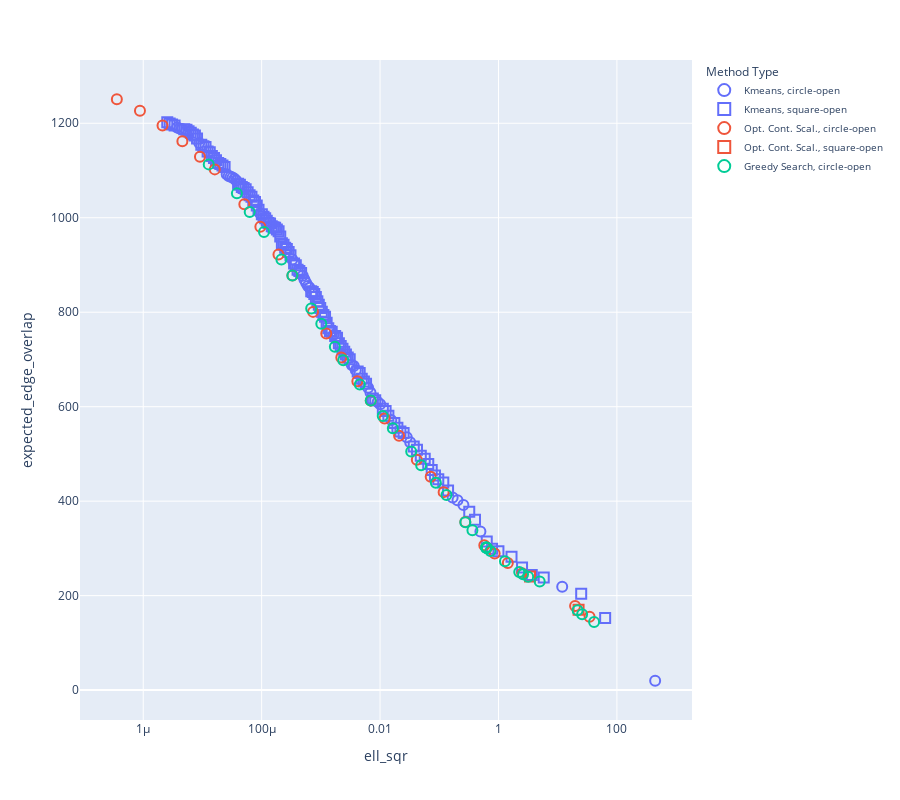

Notebook code for this chart:
### Code cell
import pandas as pd
import plotly.express as px

def get_method_type_name(method_type):
    if 'Kmeans' in method_type:
        return 'Kmeans'
    elif 'Greedy Search' in method_type:
        return 'Greedy Search'
    elif 'Opt. Cont. Scal.' in method_type:
        return 'Opt. Cont. Scal.'
    else:
        return 'Other'

df['method_type_name'] = df['method_type'].apply(get_method_type_name)

# Determining shape based on is_pareto_front
df['shape'] = df['is_pareto_front'].apply(lambda x: 'circle-open' if x else 'square-open')

# Plotting with Plotly
fig = px.scatter(
    df,
    x='ell_sqr',
    y='expected_edge_overlap',
    hover_data=['method_type'],
    symbol='shape',
    color='method_type_name',
    symbol_sequence=['circle-open', 'square-open']
)

fig.update_xaxes(type='log')
fig.update_traces(marker=dict(size=10, line=dict(width=2)))

# Updating layout for legend
fig.update_layout(
    height=800,
    legend_title_text='Method Type',
    legend=dict(
        title='Method Type',
        itemsizing='constant',
        traceorder='normal',
        font=dict(size=10)
    )
)

fig.show()

### Figure 1 — Plotly figure (JSON) as saved in the notebook; plotly's stock layout.template omitted (floating-point values rounded to 4 significant figures)
{"data": [{"customdata": [["Kmeans1d (k=1) on Katz centrality"], ["Kmeans1d (k=7) on Katz centrality"], ["Kmeans1d (k=23) on Katz centrality"], ["Kmeans1d (k=29) on Katz centrality"], ["Kmeans1d (k=31) on Katz centrality"], ["Kmeans1d (k=33) on Katz centrality"], ["Kmeans1d (k=55) on Katz centrality"], ["Kmeans1d (k=57) on Katz centrality"], ["Kmeans1d (k=67) on Katz centrality"], ["Kmeans1d (k=75) on Katz centrality"], ["Kmeans1d (k=77) on Katz centrality"], ["Kmeans1d (k=83) on Katz centrality"], ["Kmeans1d (k=85) on Katz centrality"], ["Kmeans1d (k=97) on Katz centrality"], ["Kmeans1d (k=99) on Katz centrality"], ["Kmeans1d (k=101) on Katz centrality"], ["Kmeans1d (k=121) on Katz centrality"], ["Kmeans1d (k=151) on Katz centrality"], ["Kmeans1d (k=153) on Katz centrality"], ["Kmeans1d (k=155) on Katz centrality"], ["Kmeans1d (k=157) on Katz centrality"], ["Kmeans1d (k=159) on Katz centrality"], ["Kmeans1d (k=171) on Katz centrality"], ["Kmeans1d (k=209) on Katz centrality"], ["Kmeans1d (k=235) on Katz centrality"], ["Kmeans1d (k=237) on Katz centrality"], ["Kmeans1d (k=239) on Katz centrality"], ["Kmeans1d (k=241) on Katz centrality"], ["Kmeans1d (k=243) on Katz centrality"], ["Kmeans1d (k=245) on Katz centrality"], ["Kmeans1d (k=271) on Katz centrality"], ["Kmeans1d (k=287) on Katz centrality"], ["Kmeans1d (k=289) on Katz centrality"], ["Kmeans1d (k=291) on Katz centrality"]], "hovertemplate": "method_type_name=Kmeans<br>shape=circle-open<br>ell_sqr=%{x}<br>expected_edge_overlap=%{y}<br>method_type=%{customdata[0]}<extra></extra>", "legendgroup": "Kmeans, circle-open", "marker": {"color": "#636efa", "line": {"width": 2}, "size": 10, "symbol": "circle-open"}, "mode": "markers", "name": "Kmeans, circle-open", "orientation": "v", "showlegend": true, "type": "scatter", "x": [442.6, 11.92, 0.4954, 0.2558, 0.2032, 0.1683, 0.03226, 0.02823, 0.01548, 0.01006, 0.009128, 0.006882, 0.006293, 0.003892, 0.003605, 0.00333, 0.00163, 0.0006453, 0.000604, 0.0005644, 0.0005281, 0.0004946, 0.0003295, 9.454e-05, 3.725e-05, 3.467e-05, 3.228e-05, 2.998e-05, 2.776e-05, 2.566e-05, 8.813e-06, 4.512e-06, 4.103e-06, 3.733e-06], "xaxis": "x", "y": [19.83, 218.8, 335.7, 391.7, 402.2, 407.8, 524.8, 535.3, 571.6, 605.3, 610.2, 630.1, 640.3, 677.4, 686.0, 688.0, 751.7, 851.6, 855.7, 861.7, 869.4, 877.0, 911.5, 1009.0, 1079.0, 1082.0, 1085.0, 1087.0, 1088.0, 1092.0, 1158.0, 1188.0, 1189.0, 1191.0], "yaxis": "y"}, {"customdata": [["Kmeans1d (k=3) on Katz centrality"], ["Kmeans1d (k=5) on Katz centrality"], ["Kmeans1d (k=9) on Katz centrality"], ["Kmeans1d (k=11) on Katz centrality"], ["Kmeans1d (k=13) on Katz centrality"], ["Kmeans1d (k=15) on Katz centrality"], ["Kmeans1d (k=17) on Katz centrality"], ["Kmeans1d (k=19) on Katz centrality"], ["Kmeans1d (k=21) on Katz centrality"], ["Kmeans1d (k=25) on Katz centrality"], ["Kmeans1d (k=27) on Katz centrality"], ["Kmeans1d (k=35) on Katz centrality"], ["Kmeans1d (k=37) on Katz centrality"], ["Kmeans1d (k=39) on Katz centrality"], ["Kmeans1d (k=41) on Katz centrality"], ["Kmeans1d (k=43) on Katz centrality"], ["Kmeans1d (k=45) on Katz centrality"], ["Kmeans1d (k=47) on Katz centrality"], ["Kmeans1d (k=49) on Katz centrality"], ["Kmeans1d (k=51) on Katz centrality"], ["Kmeans1d (k=53) on Katz centrality"], ["Kmeans1d (k=59) on Katz centrality"], ["Kmeans1d (k=61) on Katz centrality"], ["Kmeans1d (k=63) on Katz centrality"], ["Kmeans1d (k=65) on Katz centrality"], ["Kmeans1d (k=69) on Katz centrality"], ["Kmeans1d (k=71) on Katz centrality"], ["Kmeans1d (k=73) on Katz centrality"], ["Kmeans1d (k=79) on Katz centrality"], ["Kmeans1d (k=81) on Katz centrality"], ["Kmeans1d (k=87) on Katz centrality"], ["Kmeans1d (k=89) on Katz centrality"], ["Kmeans1d (k=91) on Katz centrality"], ["Kmeans1d (k=93) on Katz centrality"], ["Kmeans1d (k=95) on Katz centrality"], ["Kmeans1d (k=103) on Katz centrality"], ["Kmeans1d (k=105) on Katz centrality"], ["Kmeans1d (k=107) on Katz centrality"], ["Kmeans1d (k=109) on Katz centrality"], ["Kmeans1d (k=111) on Katz centrality"], ["Kmeans1d (k=113) on Katz centrality"], ["Kmeans1d (k=115) on Katz centrality"], ["Kmeans1d (k=117) on Katz centrality"], ["Kmeans1d (k=119) on Katz centrality"], ["Kmeans1d (k=123) on Katz centrality"], ["Kmeans1d (k=125) on Katz centrality"], ["Kmeans1d (k=127) on Katz centrality"], ["Kmeans1d (k=129) on Katz centrality"], ["Kmeans1d (k=131) on Katz centrality"], ["Kmeans1d (k=133) on Katz centrality"], ["Kmeans1d (k=135) on Katz centrality"], ["Kmeans1d (k=137) on Katz centrality"], ["Kmeans1d (k=139) on Katz centrality"], ["Kmeans1d (k=141) on Katz centrality"], ["Kmeans1d (k=143) on Katz centrality"], ["Kmeans1d (k=145) on Katz centrality"], ["Kmeans1d (k=147) on Katz centrality"], ["Kmeans1d (k=149) on Katz centrality"], ["Kmeans1d (k=161) on Katz centrality"], ["Kmeans1d (k=163) on Katz centrality"], ["Kmeans1d (k=165) on Katz centrality"], ["Kmeans1d (k=167) on Katz centrality"], ["Kmeans1d (k=169) on Katz centrality"], ["Kmeans1d (k=173) on Katz centrality"], ["Kmeans1d (k=175) on Katz centrality"], ["Kmeans1d (k=177) on Katz centrality"], ["Kmeans1d (k=179) on Katz centrality"], ["Kmeans1d (k=181) on Katz centrality"], ["Kmeans1d (k=183) on Katz centrality"], ["Kmeans1d (k=185) on Katz centrality"], ["Kmeans1d (k=187) on Katz centrality"], ["Kmeans1d (k=189) on Katz centrality"], ["Kmeans1d (k=191) on Katz centrality"], ["Kmeans1d (k=193) on Katz centrality"], ["Kmeans1d (k=195) on Katz centrality"], ["Kmeans1d (k=197) on Katz centrality"], ["Kmeans1d (k=199) on Katz centrality"], ["Kmeans1d (k=201) on Katz centrality"], ["Kmeans1d (k=203) on Katz centrality"], ["Kmeans1d (k=205) on Katz centrality"], ["Kmeans1d (k=207) on Katz centrality"], ["Kmeans1d (k=211) on Katz centrality"], ["Kmeans1d (k=213) on Katz centrality"], ["Kmeans1d (k=215) on Katz centrality"], ["Kmeans1d (k=217) on Katz centrality"], ["Kmeans1d (k=219) on Katz centrality"], ["Kmeans1d (k=221) on Katz centrality"], ["Kmeans1d (k=223) on Katz centrality"], ["Kmeans1d (k=225) on Katz centrality"], ["Kmeans1d (k=227) on Katz centrality"], ["Kmeans1d (k=229) on Katz centrality"], ["Kmeans1d (k=231) on Katz centrality"], ["Kmeans1d (k=233) on Katz centrality"], ["Kmeans1d (k=247) on Katz centrality"], ["Kmeans1d (k=249) on Katz centrality"], ["Kmeans1d (k=251) on Katz centrality"], ["Kmeans1d (k=253) on Katz centrality"], ["Kmeans1d (k=255) on Katz centrality"], ["Kmeans1d (k=257) on Katz centrality"], ["Kmeans1d (k=259) on Katz centrality"], ["Kmeans1d (k=261) on Katz centrality"], ["Kmeans1d (k=263) on Katz centrality"], ["Kmeans1d (k=265) on Katz centrality"], ["Kmeans1d (k=267) on Katz centrality"], ["Kmeans1d (k=269) on Katz centrality"], ["Kmeans1d (k=273) on Katz centrality"], ["Kmeans1d (k=275) on Katz centrality"], ["Kmeans1d (k=277) on Katz centrality"], ["Kmeans1d (k=279) on Katz centrality"], ["Kmeans1d (k=281) on Katz centrality"], ["Kmeans1d (k=283) on Katz centrality"], ["Kmeans1d (k=285) on Katz centrality"], ["Kmeans1d (k=293) on Katz centrality"], ["Kmeans1d (k=295) on Katz centrality"], ["Kmeans1d (k=297) on Katz centrality"], ["Kmeans1d (k=299) on Katz centrality"]], "hovertemplate": "method_type_name=Kmeans<br>shape=square-open<br>ell_sqr=%{x}<br>expected_edge_overlap=%{y}<br>method_type=%{customdata[0]}<extra></extra>", "legendgroup": "Kmeans, square-open", "marker": {"color": "#636efa", "line": {"width": 2}, "size": 10, "symbol": "square-open"}, "mode": "markers", "name": "Kmeans, square-open", "orientation": "v", "showlegend": true, "type": "scatter", "x": [63.33, 24.94, 5.811, 3.648, 2.5, 1.661, 0.998, 0.7805, 0.634, 0.4012, 0.3209, 0.1407, 0.1169, 0.0962, 0.08464, 0.07456, 0.06517, 0.0568, 0.04873, 0.04202, 0.03704, 0.02496, 0.02207, 0.01962, 0.01743, 0.01382, 0.0124, 0.01114, 0.008282, 0.007556, 0.005797, 0.005334, 0.004907, 0.004529, 0.004193, 0.003073, 0.002848, 0.002651, 0.002481, 0.00232, 0.002165, 0.002017, 0.001875, 0.001745, 0.001525, 0.001426, 0.001336, 0.001252, 0.001177, 0.001105, 0.001038, 0.0009757, 0.0009239, 0.000873, 0.0008232, 0.0007746, 0.0007299, 0.0006873, 0.0004638, 0.0004334, 0.0004043, 0.0003774, 0.0003531, 0.0003068, 0.0002857, 0.0002665, 0.0002497, 0.0002344, 0.0002198, 0.0002062, 0.0001933, 0.0001807, 0.0001688, 0.0001582, 0.0001482, 0.0001386, 0.0001301, 0.000122, 0.0001148, 0.0001076, 0.0001008, 8.855e-05, 8.271e-05, 7.74e-05, 7.224e-05, 6.731e-05, 6.258e-05, 5.802e-05, 5.368e-05, 4.962e-05, 4.621e-05, 4.298e-05, 4.001e-05, 2.368e-05, 2.18e-05, 2.004e-05, 1.845e-05, 1.694e-05, 1.567e-05, 1.443e-05, 1.33e-05, 1.223e-05, 1.127e-05, 1.039e-05, 9.564e-06, 8.106e-06, 7.467e-06, 6.906e-06, 6.352e-06, 5.835e-06, 5.379e-06, 4.936e-06, 3.389e-06, 3.071e-06, 2.798e-06, 2.547e-06], "xaxis": "x", "y": [152.8, 203.9, 238.3, 243.5, 259.8, 282.4, 294.0, 299.3, 314.7, 360.8, 377.4, 422.5, 439.3, 446.3, 454.3, 465.9, 478.8, 489.6, 495.9, 508.8, 516.0, 544.4, 547.4, 555.5, 565.6, 580.7, 590.7, 595.6, 613.9, 617.3, 648.6, 653.3, 659.3, 671.6, 674.4, 700.7, 703.9, 710.5, 716.2, 722.6, 728.3, 734.2, 746.2, 749.7, 758.6, 760.5, 766.2, 777.5, 790.2, 794.3, 800.8, 809.0, 815.9, 823.2, 832.4, 838.3, 843.0, 844.3, 882.8, 887.1, 889.8, 899.4, 902.9, 920.3, 927.3, 933.9, 936.3, 942.6, 946.0, 960.2, 971.2, 975.3, 978.9, 980.0, 982.2, 987.9, 989.1, 993.9, 999.0, 1002.0, 1008.0, 1017.0, 1026.0, 1033.0, 1037.0, 1044.0, 1047.0, 1054.0, 1060.0, 1063.0, 1065.0, 1070.0, 1072.0, 1108.0, 1111.0, 1114.0, 1116.0, 1121.0, 1126.0, 1131.0, 1139.0, 1140.0, 1150.0, 1152.0, 1155.0, 1168.0, 1174.0, 1176.0, 1180.0, 1183.0, 1186.0, 1187.0, 1195.0, 1197.0, 1199.0, 1202.0], "yaxis": "y"}, {"customdata": [["Opt. Cont. Scal. (w=1.0)"], ["Opt. Cont. Scal. (w=0.28898534244340446)"], ["Opt. Cont. Scal. (w=0.08351252814713174)"], ["Opt. Cont. Scal. (w=0.04489412783991955)"], ["Opt. Cont. Scal. (w=0.024133896544913314)"], ["Opt. Cont. Scal. (w=0.012973744907517126)"], ["Opt. Cont. Scal. (w=0.006974342357525472)"], ["Opt. Cont. Scal. (w=0.0037492221148722124)"], ["Opt. Cont. Scal. (w=0.0020154827145070398)"], ["Opt. Cont. Scal. (w=0.0010834702367627316)"], ["Opt. Cont. Scal. (w=0.0005824449624405788)"], ["Opt. Cont. Scal. (w=0.0003131070173981146)"], ["Opt. Cont. Scal. (w=0.00016831805692532658)"], ["Opt. Cont. Scal. (w=9.048333864422716e-05)"], ["Opt. Cont. Scal. (w=4.864145131997396e-05)"], ["Opt. Cont. Scal. (w=2.6148358603524477e-05)"], ["Opt. Cont. Scal. (w=1.4056666466646865e-05)"], ["Opt. Cont. Scal. (w=7.556492365372464e-06)"], ["Opt. Cont. Scal. (w=4.0621705724766655e-06)"], ["Opt. Cont. Scal. (w=2.1837155338781333e-06)"], ["Opt. Cont. Scal. (w=1.1739077539506896e-06)"], ["Opt. Cont. Scal. (w=6.310617813567543e-07)"], ["Opt. Cont. Scal. (w=3.392421342724073e-07)"], ["Opt. Cont. Scal. (w=1.8236760498832651e-07)"], ["Opt. Cont. Scal. (w=9.803600434394323e-08)"], ["Opt. Cont. Scal. (w=5.2701564778134974e-08)"], ["Opt. Cont. Scal. (w=2.8330968287117475e-08)"], ["Opt. Cont. Scal. (w=1.522997974471263e-08)"]], "hovertemplate": "method_type_name=Opt. Cont. Scal.<br>shape=circle-open<br>ell_sqr=%{x}<br>expected_edge_overlap=%{y}<br>method_type=%{customdata[0]}<extra></extra>", "legendgroup": "Opt. Cont. Scal., circle-open", "marker": {"color": "#EF553B", "line": {"width": 2}, "size": 10, "symbol": "circle-open"}, "mode": "markers", "name": "Opt. Cont. Scal., circle-open", "orientation": "v", "showlegend": true, "type": "scatter", "x": [34.53, 19.66, 2.512, 1.438, 0.8618, 0.6368, 0.576, 0.2752, 0.1184, 0.07168, 0.04175, 0.02094, 0.01194, 0.006958, 0.004134, 0.002215, 0.001234, 0.0007378, 0.0003305, 0.0001923, 9.507e-05, 5.097e-05, 1.616e-05, 9.082e-06, 4.581e-06, 2.116e-06, 8.804e-07, 3.585e-07], "xaxis": "x", "y": [155.2, 178.1, 247.1, 268.9, 289.0, 301.2, 306.5, 356.1, 419.1, 451.9, 487.6, 538.6, 574.8, 612.8, 654.1, 704.0, 755.2, 800.7, 877.9, 922.1, 981.0, 1028.0, 1102.0, 1129.0, 1162.0, 1195.0, 1227.0, 1251.0], "yaxis": "y"}, {"customdata": [["Opt. Cont. Scal. (w=0.5375735693311237)"], ["Opt. Cont. Scal. (w=0.155350882021678)"]], "hovertemplate": "method_type_name=Opt. Cont. Scal.<br>shape=square-open<br>ell_sqr=%{x}<br>expected_edge_overlap=%{y}<br>method_type=%{customdata[0]}<extra></extra>", "legendgroup": "Opt. Cont. Scal., square-open", "marker": {"color": "#EF553B", "line": {"width": 2}, "size": 10, "symbol": "square-open"}, "mode": "markers", "name": "Opt. Cont. Scal., square-open", "orientation": "v", "showlegend": true, "type": "scatter", "x": [22.53, 3.408], "xaxis": "x", "y": [170.2, 240.3], "yaxis": "y"}, {"customdata": [["Greedy Search (w=0.01)"], ["Greedy Search (w=0.01)"], ["Greedy Search (w=0.01)"], ["Greedy Search (w=0.01)"], ["Greedy Search (w=0.01)"], ["Greedy Search (w=1.0)"], ["Greedy Search (w=0.5961628688829711)"], ["Greedy Search (w=0.3554101662347746)"], ["Greedy Search (w=0.2118823443326969)"], ["Greedy Search (w=0.12631638626303013)"], ["Greedy Search (w=0.07530513922149758)"], ["Greedy Search (w=0.04489412783991953)"], ["Greedy Search (w=0.026764212049045295)"], ["Greedy Search (w=0.015955829438551027)"], ["Greedy Search (w=0.009512273053493944)"], ["Greedy Search (w=0.005670863993169133)"], ["Greedy Search (w=0.0033807585472128508)"], ["Greedy Search (w=0.002015482714507038)"], ["Greedy Search (w=0.0012015559572645547)"], ["Greedy Search (w=0.0007163230466062613)"], ["Greedy Search (w=0.0004270452025117792)"], ["Greedy Search (w=0.0002545884930721316)"], ["Greedy Search (w=0.00015177620641447433)"], ["Greedy Search (w=9.0483338644227e-05)"], ["Greedy Search (w=5.3942806752251855e-05)"], ["Greedy Search (w=3.215869842902216e-05)"], ["Greedy Search (w=1.917182191498814e-05)"], ["Greedy Search (w=1.1429528354552745e-05)"], ["Greedy Search (w=6.813860413829426e-06)"], ["Greedy Search (w=4.062170572476658e-06)"], ["Greedy Search (w=2.421715262379669e-06)"], ["Greedy Search (w=1.4437367184379402e-06)"], ["Greedy Search (w=8.607022239756485e-07)"], ["Greedy Search (w=5.13118707099276e-07)"], ["Greedy Search (w=3.059023205018258e-07)"]], "hovertemplate": "method_type_name=Greedy Search<br>shape=circle-open<br>ell_sqr=%{x}<br>expected_edge_overlap=%{y}<br>method_type=%{customdata[0]}<extra></extra>", "legendgroup": "Greedy Search, circle-open", "marker": {"color": "#00cc96", "line": {"width": 2}, "size": 10, "symbol": "circle-open"}, "mode": "markers", "name": "Greedy Search, circle-open", "orientation": "v", "showlegend": true, "type": "scatter", "x": [0.625, 0.625, 0.6253, 0.6253, 0.6253, 41.19, 25.88, 21.7, 4.967, 3.173, 2.6, 2.242, 1.286, 0.7304, 0.6166, 0.363, 0.2755, 0.1322, 0.08755, 0.04941, 0.03357, 0.01643, 0.0111, 0.006956, 0.004552, 0.002392, 0.001724, 0.001017, 0.0006867, 0.0003305, 0.0002157, 0.0001095, 6.287e-05, 3.818e-05, 1.277e-05], "xaxis": "x", "y": [301.3, 301.3, 301.3, 301.3, 301.3, 144.4, 160.8, 169.0, 229.8, 240.0, 245.2, 250.0, 272.7, 294.4, 302.2, 338.4, 355.6, 413.2, 439.2, 475.9, 505.0, 554.3, 580.3, 613.1, 646.8, 698.3, 726.9, 775.6, 807.8, 877.9, 911.8, 969.6, 1012.0, 1052.0, 1113.0], "yaxis": "y"}], "layout": {"height": 800, "legend": {"font": {"size": 10}, "itemsizing": "constant", "title": {"text": "Method Type"}, "tracegroupgap": 0, "traceorder": "normal"}, "margin": {"t": 60}, "xaxis": {"anchor": "y", "domain": [0, 1], "title": {"text": "ell_sqr"}, "type": "log"}, "yaxis": {"anchor": "x", "domain": [0, 1], "title": {"text": "expected_edge_overlap"}}}}
